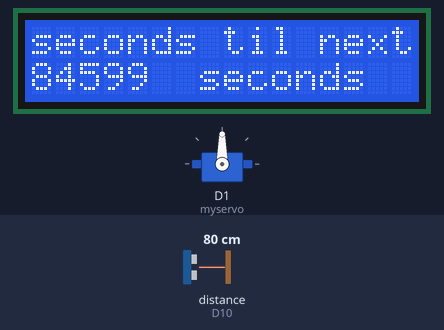
The sketch below on a simulated Arduino Nano 33 IoT. Parts: 16×2 character LCD, servo. Wiring (inferred from the names in the program): ultrasonic range finder: trigger D8; echo D10. The inputs (shaded band) are chosen by the test bench; at power-on: distance to the obstacle (sensor on D10) 80 cm. The echo pulse lasts 58.3 µs per cm.

Above: at 6.2 s.
6.3 s: distance to the obstacle (sensor on D10) set to 22 cm
8.6 s: distance to the obstacle (sensor on D10) set to 19 cm
At 9.61 s:
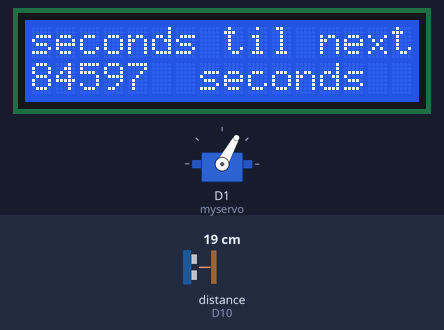
11.8 s: distance to the obstacle (sensor on D10) set to 35 cm
At 12.7 s:
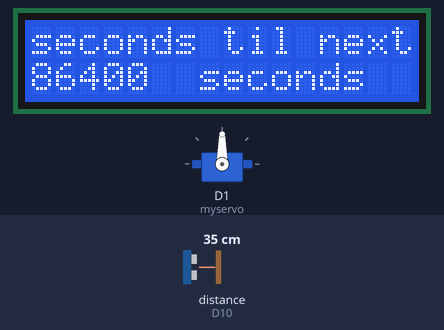
Timing chart, 0 to 14.8 s (numbered marks = the images above; inputs shaded):
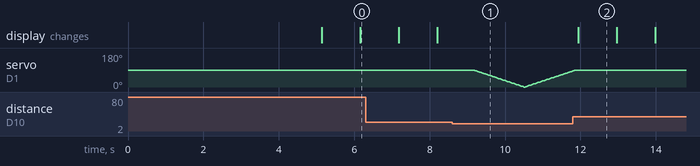

Measured:
- the behaviour switches between 21 and 20 cm on distance to the obstacle (sensor on D10) (found by bisection; images 0 and 1)
- after the input at 11.8 s, servo on D1 (myservo): goes on until 11.9 s, then stays 90°
- what the display in image 2 shows lasts 1.1 s, from 11.9 s to 13.0 s

The sketch:

final_project_sketch.ino
```cpp
//IoT
#include <ArduinoBLE.h>
//#include "thingProperties.h"

// servo motor
#include <Servo.h>
Servo myservo;
int pos = 0;
int counter = 0;

//timer code
unsigned long ss=84600, mm=0, hh=0;

// utlrasonic sensor code
const int trigPin = 8;
const int echoPin = 10;
long duration;
int distanceCm, distanceInch;

// LCD code
#include <LiquidCrystal.h>
LiquidCrystal lcd(12, 11, 5, 4, 3 ,2);
const int switchPin = 6;

void setup() {
  // ultrasonic sensor code
  pinMode(trigPin, OUTPUT);
  pinMode(echoPin, INPUT);
  Serial.begin(9600);

  //LCD setup code
  lcd.begin(16,2);
  lcd.clear();
  lcd.setCursor (0,0);
  lcd.print("My Name is");
  lcd.setCursor  (0,1);
  lcd.print("Pillys");
  delay(5000);
  lcd.clear();

  // servo code
  myservo.attach(1);

  //IoT code
  //Serial.begin(9600);

  //delay(1500);
  //initProperties();

  // ArduinoCloud.begin(ArduinoIoTPreferredConnection);
  // setDebugMessageLevel(2);
  // ArduinoCloud.printDebugInfo();

  // while (ArduinoCloud.connected() != 1) {
  //   ArduinoCloud.update();
  //   delay(500);
  // }
}

void loop() {
  // ultrasonic sensor code
  digitalWrite(trigPin, LOW); //setting pins
  delayMicroseconds(2);
  digitalWrite(trigPin, HIGH);
  delayMicroseconds(10);
  digitalWrite(trigPin, LOW);
  duration = pulseIn(echoPin, HIGH);
  distanceCm = duration * 0.034 / 2;
  distanceInch = duration * 0.0133 / 2;
  //uncomment to check functionality:
  // Serial.print("Distance: ");
  // Serial.print(distanceCm);
  // Serial.print(" cm/");
  // Serial.print(distanceInch);
  // Serial.println(" in");
  // delay(1000);

  // servo code
  if (distanceInch < 8){
    for (pos = 90; pos >= 0; pos -= 1){
      myservo.write(pos);
      delay(15); }
    for (pos = 0; pos <= 90; pos += 1){
      myservo.write(pos);
      delay(15); }
    ss=86400;}

  // counter++;
  // if (counter > 200){
  //   ArduinoCloud.update();
  //   Serial.println(hours);
  //   counter = 0;

  //timer display
  lcd.begin(16,2);
  lcd.setCursor (0,0);
  lcd.print("seconds til next");
  lcd.setCursor(0,1);
  lcd.print(ss);
  lcd.setCursor(7,1); lcd.print("seconds");
  ss--;
  delay(950);
}
```
